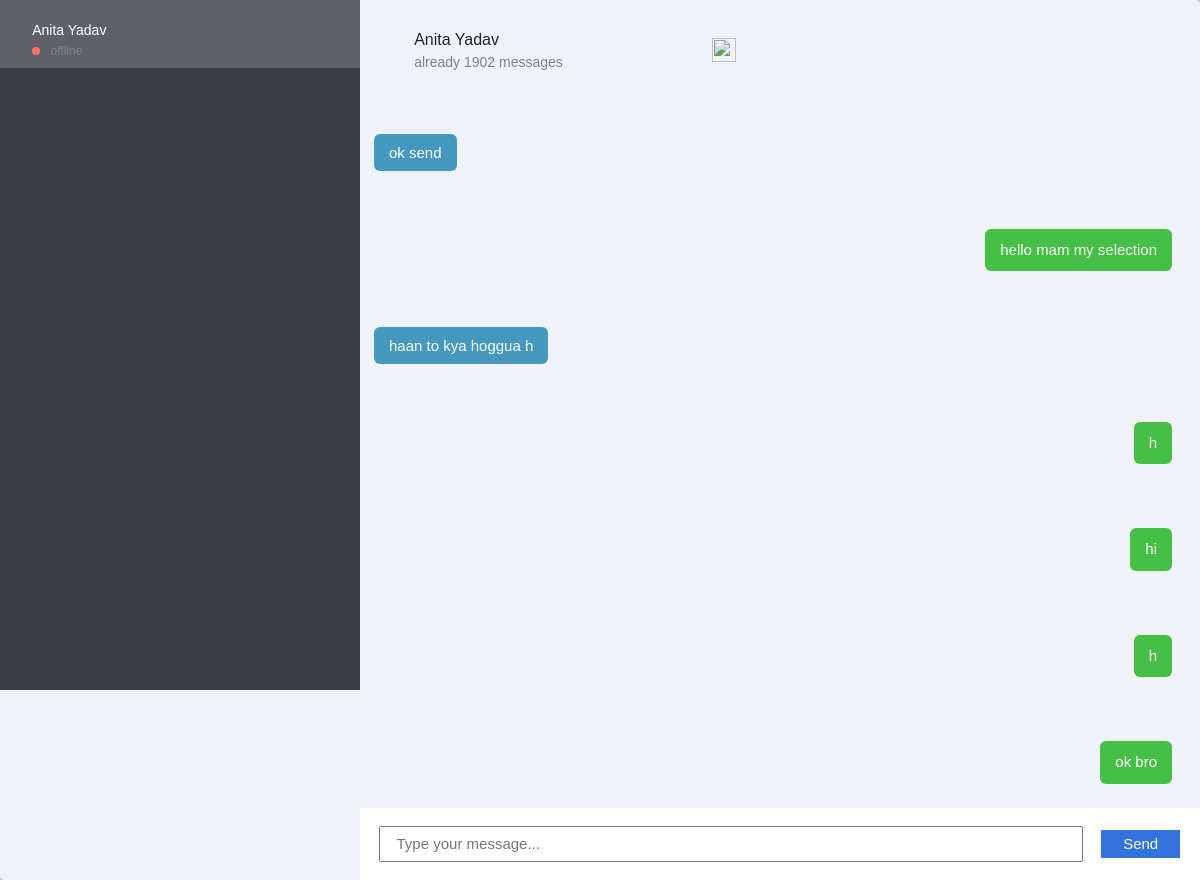
The page /chat/chats/mychats (signed in) on the database as committed earlier.
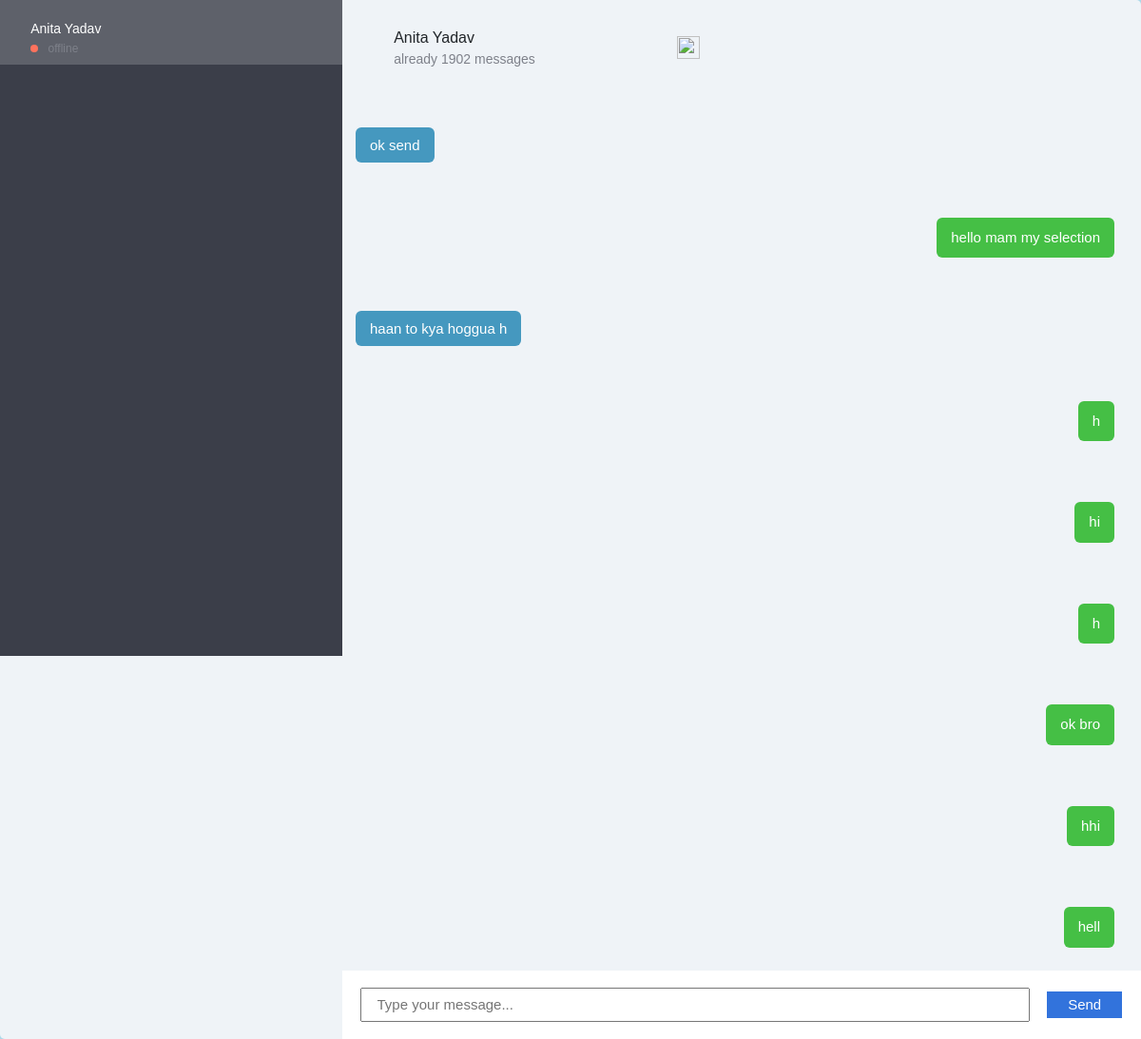
The same page on the database as committed later.
### chatapp/models.py (models this page shows, shortened)
class TrackingModel(models.Model):
    created_at = models.DateTimeField(auto_now_add=True)
    updated_at = models.DateTimeField(auto_now=True)
    class Meta:
        abstract = True

class Message(TrackingModel):
    thread = models.ForeignKey(Thread, on_delete=models.CASCADE)
    sender = models.ForeignKey('auth.User', on_delete=models.CASCADE)
    text = models.TextField(blank=False, null=False)

### chatapp/views.py (the view)
# urls.py: path('chats/mychats',mychats,name="mychats"),
def mychats(request):
    print("hua")
    if request.session.get('username', None):
        user_main = get_object_or_404(User, username=request.user)
        user1=user_main
        mychats=[]
        threads=Thread.objects.filter(users=user1)
        for i in threads:
            print(i.users.all())
            for j in i.users.all().exclude(email=user1.email):
                mychats.append(j)
                print(j.first_name,j.last_name)
        user2=mychats[0]
        threads=SplitThread(user1,user2)
        if threads:
            thread=Thread.objects.filter(name=threads.name).first()
            chats=Message.objects.filter(thread=thread)
            for i in chats:
                print(i.sender)
                if (i.sender.email==user2.email):
                    print("my chats")
                    print(i.text)
            return render(request,"chatapp/mychats.html",{'chatuser':user2.email,'ourchats':chats,'user':user_main.email,'others_chats':mychats,'user_detail':user2})

### chatapp/views.py (called while the page is built)
def SplitThread(user1,user2):
        threads=Thread.objects.filter(thread_type ='personal')
        print(user1.id,user2.id)
        threads=threads.filter(users__in=[user1.id,user2.id]).distinct()
        threads=threads.annotate(u_count=Count('users')).filter(u_count=2)
        user11en=len(str(user1.id))
        user2len=len(str(user2.id))
        for i in threads:
            print(i.name[:user11en],user1.id,"---------", i.name[-user2len:],user2.id)
            if (int(i.name[:user11en])==user1.id and int(i.name[-user2len:])==user2.id) or (int(i.name[:user11en])==user2.id and int(i.name[-user2len:])==user1.id):
                return i

### templates/chatapp/mychats.html (shortened to what this page needs)
 {% load static %}
<link href="//maxcdn.bootstrapcdn.com/bootstrap/4.1.1/css/bootstrap.min.css" rel="stylesheet" id="bootstrap-css">
<!DOCTYPE html>
<html>
	<head>
        {% block css %}
		<link rel="stylesheet" href="{% static 'css/chatapp/mychats.css' %}" />
        <link rel="stylesheet" href="{% static 'css/chatapp/chatapp.css' %}" />
		<link rel="stylesheet" href="https://use.fontawesome.com/releases/v5.5.0/css/all.css">
		<link rel="stylesheet" type="text/css" href="https://cdnjs.cloudflare.com/ajax/libs/malihu-custom-scrollbar-plugin/3.1.5/jquery.mCustomScrollbar.min.css">
		{% endblock %}
	</head>
<body>
    <div id="container">
        <aside>
            <ul>
                {% for i in others_chats %}
                <li>
                    <div>
                        <a href="{% url 'Userchats' user=i %}">
                        <h2>{{i.first_name}} {{i.last_name}}</h2>
                        <h3>
                            <span class="status orange"></span>
                            offline
                        </h3>
                    </a>
                    </div>
                </li>
                {% endfor %}
            </ul>
        </aside>
        <main>
            <header>
                <div>
                    <h2>{{user_detail.first_name}} {{user_detail.last_name}}</h2>
                    <h3>already 1902 messages</h3>
                </div>
                <img src="https://s3-us-west-2.amazonaws.com/s.cdpn.io/1940306/ico_star.png" alt="">
            </header>
            <div class="msg_container chat_msg" id="chat-log">
				{% for i in ourchats %}
				{% if i.sender.email == chatuser %}
				<div class="right_msg">
					<span>{{i.text}} </span>
				</div>
				{% else %}
				<div class="left_msg">
					<span>{{i.text}}</span>
				</div>
				{% endif %}
				{% endfor %}
			</div>
			<div class="send_div chat_send_div">
				<div class="input_div">
					<input type="text" id="chat-message-input"  placeholder="Type your message..."/>
				</div>
				<div class="btn_div" id="chat-message-submit">
					<span >Send</span>
				</div>
			</div>
        </main>
    </div>
</body>
</html>

Rows that differ between the two databases and show on the page:
added Message: text "hhi"
added Message: text "hell"
